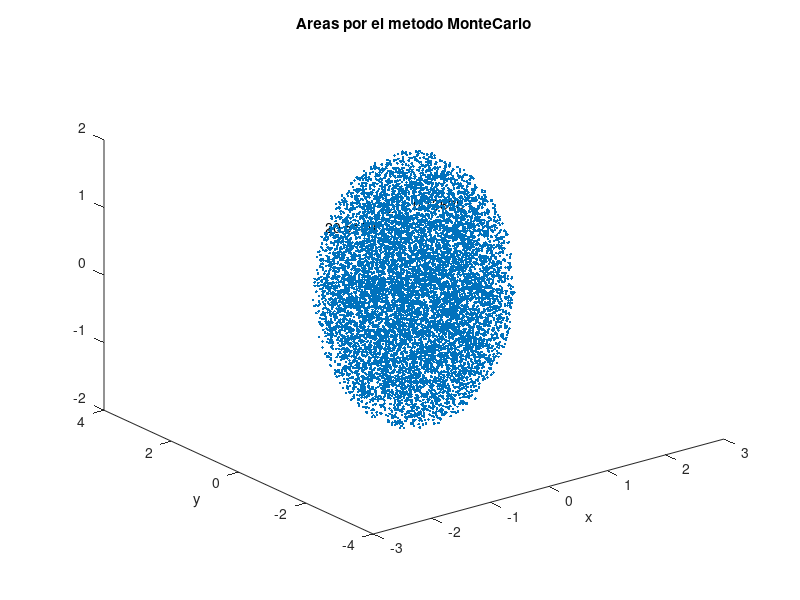

The MATLAB script that drew this image:
clear, clf, hold off
m=20000; veces=50;
ax = -sqrt(2); bx = sqrt(2);
ay = -sqrt(3); by = sqrt(3);
az =-sqrt(4); bz=sqrt(4);
sa = 0; saa = 0;
for k=1:veces
  n=0;
  for i=1:m
    r=rand; x = ax + (bx-ax)*r;
    r=rand; y = ay + (by-ay)*r;
    r=rand; z = az + (bz-az)*r;
    %if (y<=exp(-x^2))
    %if(y<=sqrt(x) && y>=x^2)
    if(x^2/2+y^2/3+z^2/4<=1)
      n=n+1;
      px(n)=x; py(n)=y;pz(n)=z;
    end
  end
  area = n*(by-ay)*(bx-ax)*(bz-az)/m;
  sa = sa + area;
  saa = saa + area^2;
end
prom = sa/veces;
desv = sqrt(veces*saa-sa^2)/veces;
promedio = num2str(prom);
desviacion = num2str(desv);
plot3 (px,py,pz,'.'),
title('Areas por el metodo MonteCarlo');
xlabel('x');
ylabel('y');
axis([-3,3,-4,4])
text(0.5,3.5,promedio);
text(1.5,3.5,'+-');
text(2,3.5,desviacion);